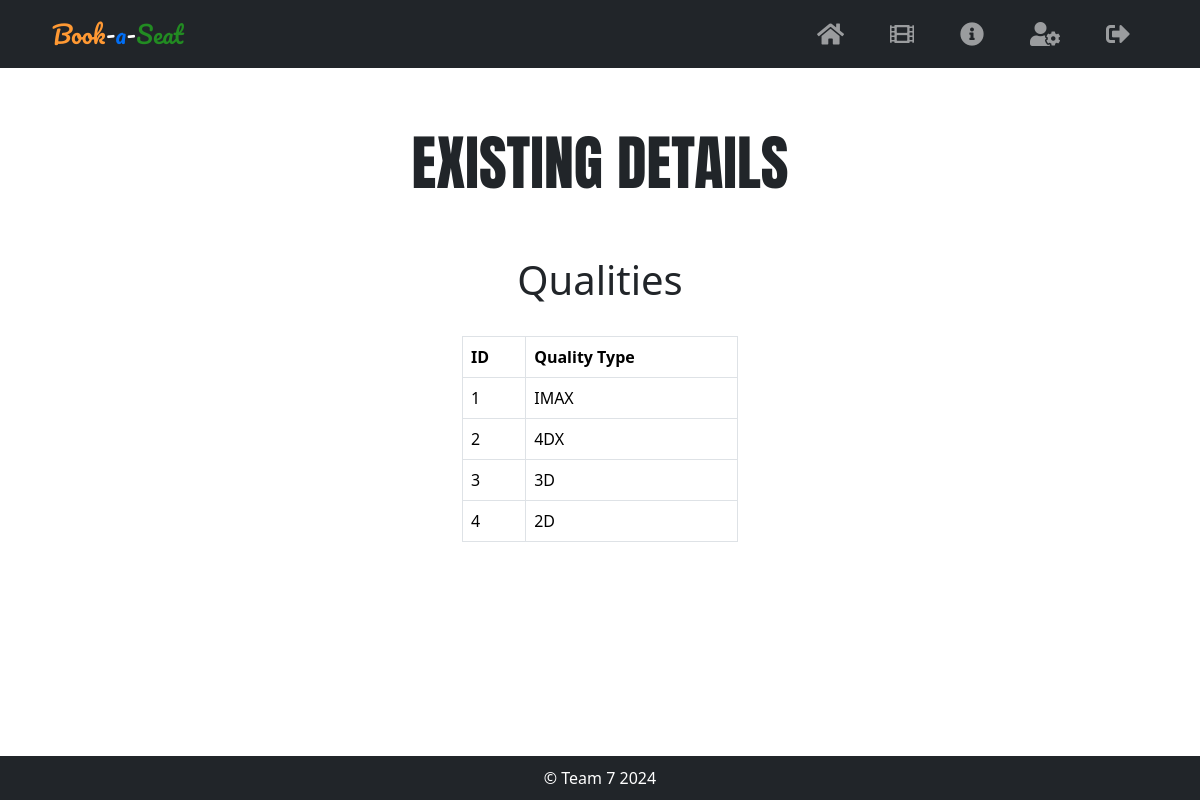
Page /view_quality.php (signed in) on the earlier database version.
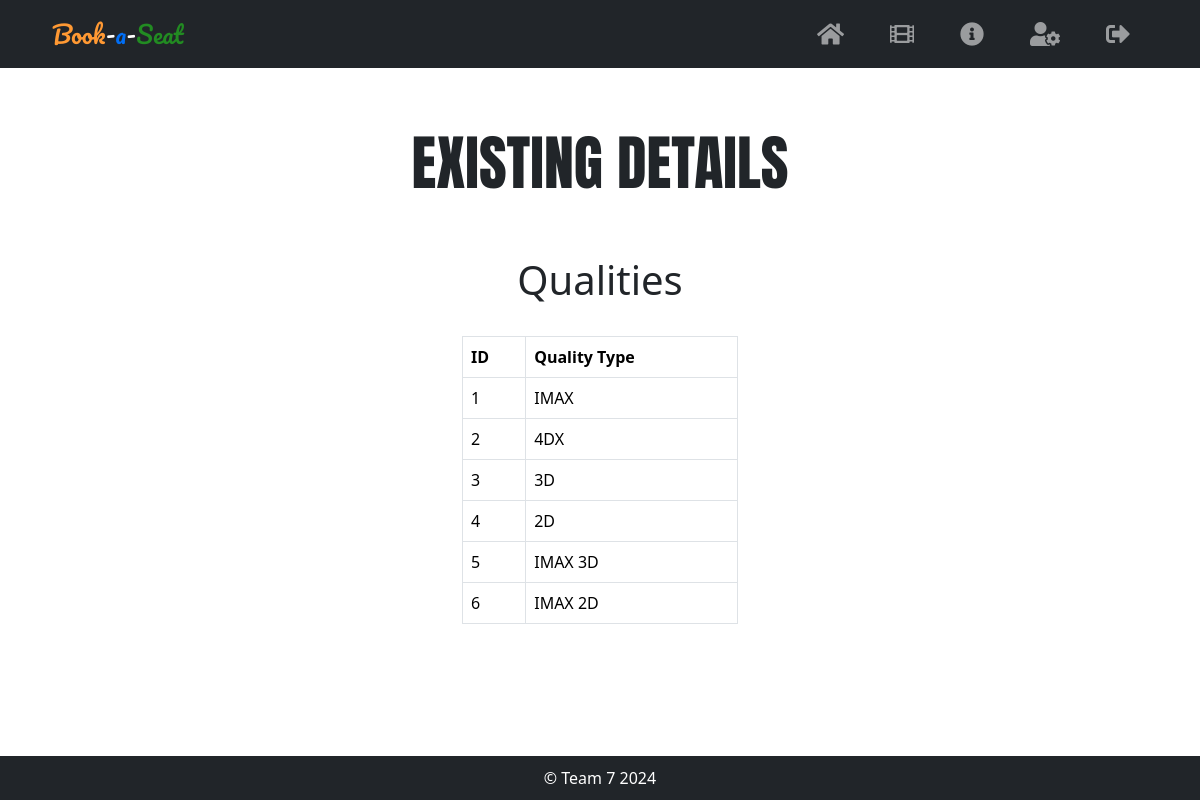
Same page on the later database version.
### tables this page shows
CREATE TABLE `quality` (
  `id` int NOT NULL AUTO_INCREMENT,
  `type` varchar(255) NOT NULL,
  PRIMARY KEY (`id`),
  KEY `idx_qualities_type` (`type`)
);

### view_quality.php (the view, shortened to what this page needs)
<?php
include "src/components/db_connection.php";
$sql = "SELECT * FROM quality ORDER BY id ASC";
$result = $conn->query($sql);
?>
<?php include 'src/components/header1.php' ?>
<link rel="stylesheet" href="src/css/current-booking-style.css">
<?php include 'src/components/header2.php' ?>
<div class="movies-header">
    EXISTING DETAILS
</div>
<div class="container col-md-3 mt-5 mx-auto">
    <h1 class="text-center">Qualities</h1>
    <br>
    <div class="table-responsive">
        <table class="table table-bordered">
            <thead>
                <tr>
                    <th>ID</th>
                    <th>Quality Type</th>
                </tr>
            </thead>
            <tbody>
                <?php
                if ($result->num_rows > 0) {
                    while ($row = $result->fetch_assoc()) {
                        echo "<tr>";
                        echo "<td>" . $row['id'] . "</td>";
                        echo "<td>" . $row['type'] . "</td>";
                        echo "</tr>";
                    }
                } else {
                    echo "<tr><td colspan='8'>No bookings found</td></tr>";
                }
                ?>
            </tbody>
        </table>
    </div>
</div>
<?php include 'src/components/footer.php' ?>

Differences in the rows shown:
added quality: id "5", type "IMAX 3D"
added quality: id "6", type "IMAX 2D"
